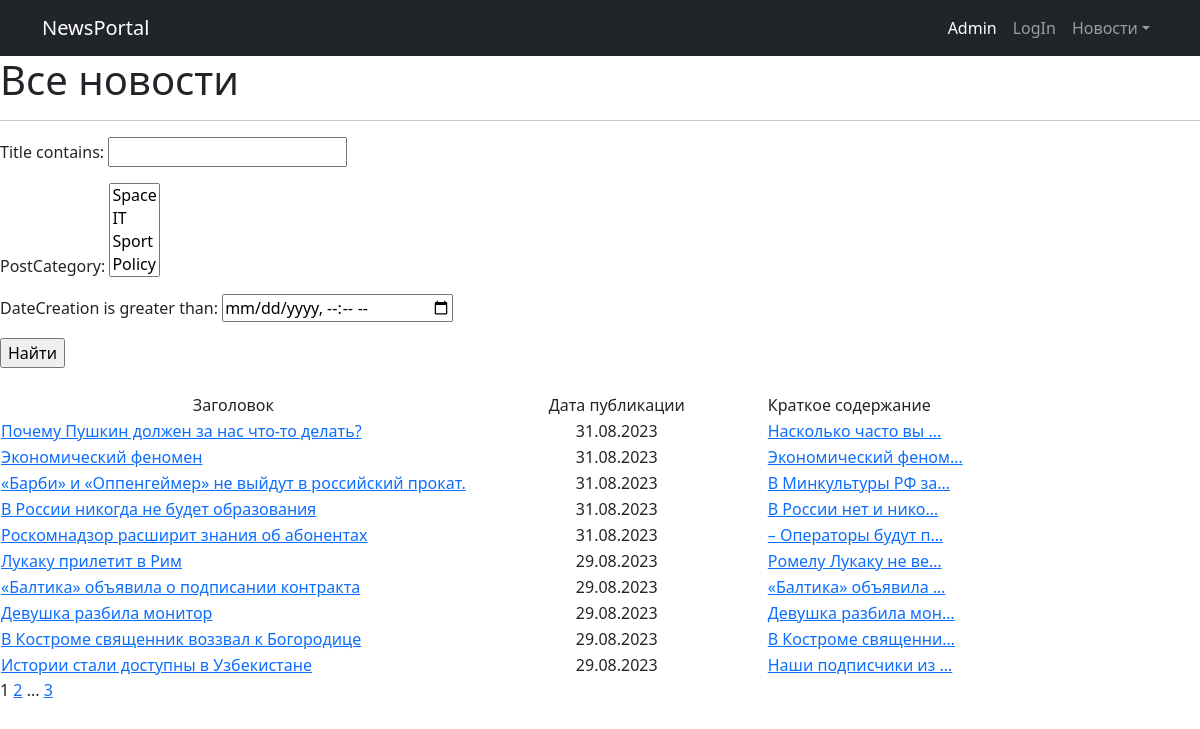
The app's page /, older data.
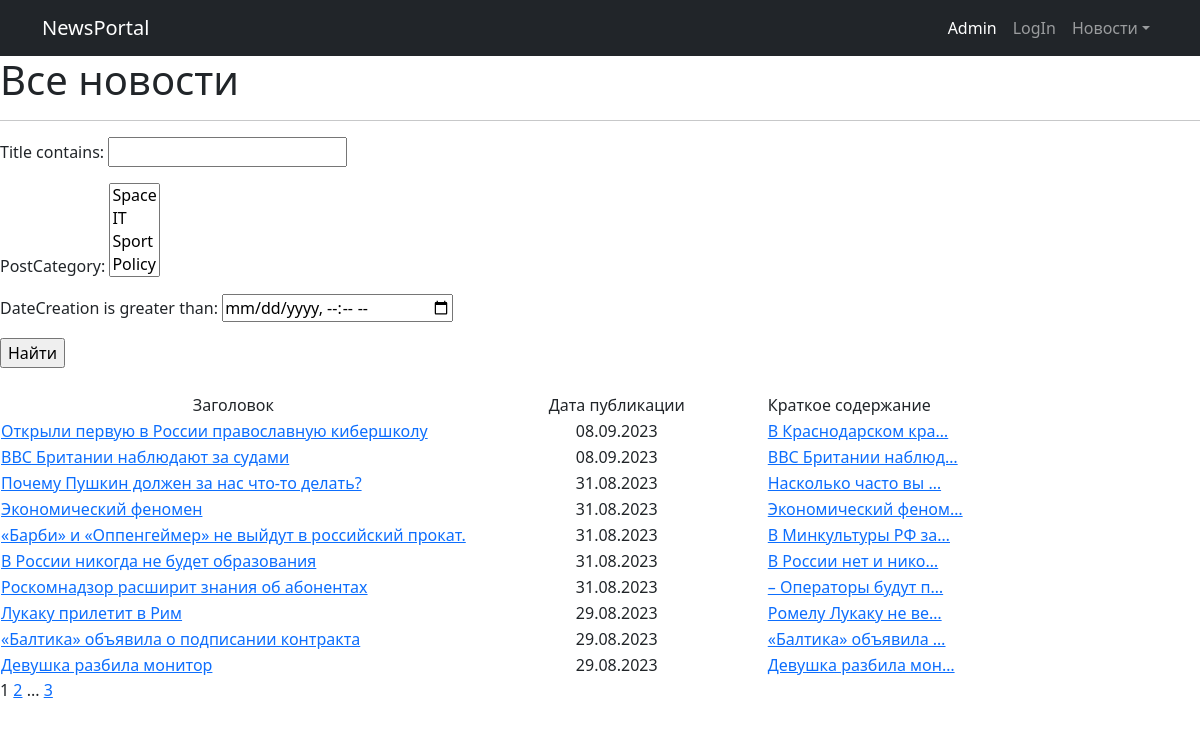
The same page, newer data.
### News/models.py (models this page shows, shortened)
class Post(models.Model):
    NEWS = 'NW'
    ARTICLE = 'AR'
    CATEGORY_CHOICES = (
        (NEWS, "Новость"),
        (ARTICLE, 'Статья'),
    )
    dateCreation = models.DateTimeField(auto_now_add=True)
    categoryType = models.CharField(max_length=2, choices=CATEGORY_CHOICES, default=ARTICLE)
    author = models.ForeignKey(Author, on_delete=models.CASCADE, related_name='posts')
    postCategory = models.ManyToManyField(Category, through='PostCategory')
    title = models.CharField(max_length=128)
    text = models.TextField()
    rating = models.SmallIntegerField(default=0)
    class Meta:
        verbose_name = 'Публикация'
        verbose_name_plural = 'Публикации'

### News/views.py (the view)
# urls.py: path('', cache_page(60)(PostList.as_view()), name='posts_list'),
class PostList(ListView):
    model = Post
    ordering = '-dateCreation'
    template_name = 'news/all_news.html'
    context_object_name = 'all_news'
    paginate_by = 10
    def get_queryset(self):
        queryset = super().get_queryset()
        self.filterset = NewsFilter(self.request.GET, queryset)
        return self.filterset.qs
    def get_context_data(self, **kwargs):
        context = super().get_context_data(**kwargs)
        context['filterset'] = self.filterset
        return context

### News/context_processors.py (called while the page is built)
def news_for_header(request):
    return {
        'news_for_header': Post.objects.order_by('-dateCreation')
    }

### News/models.py (called while the page is built)
    def __str__(self):
        return self.name

### News/templatetags/custom_filters.py (called while the page is built)
@register.filter()
def censorship(value):
    words = value.split()  # Разделяем текст на слова
    censored_words = []
    for word in words:
        if word.lower() in censor_words:  # для проверки приводим к нижнему регистру
            censored_words.append('*' * len(word))
        else:
            censored_words.append(word)
    return ' '.join(censored_words)  # Собираем обратно в текст

### News/templatetags/custom_tags.py (called while the page is built)
@register.simple_tag(takes_context=True)
def url_replace(context, **kwargs):
    d = context['request'].GET.copy()
    for k, v in kwargs.items():
        d[k] = v
    return d.urlencode()

### templates/news/all_news.html (shortened to what this page needs)
{% extends 'flatpages/default.html' %}
{% load custom_filters %}
{% load custom_tags %}
{% block content %}
	<h1>Все новости</h1>
	<hr>
	<form action="" method="get">
		{{ filterset.form.as_p }}
		<input type="submit" value="Найти"/>
	</form>
	{% if all_news %}
		<br/>
		<table>
			<tr>
				<td style="text-align: center;">Заголовок</td>
				<td style="text-align: center; width: 300px;">Дата публикации</td>
				<td style="width: 300px;">Краткое содержание</td>
			</tr>
			{% for one_news in all_news %}
				<tr>
					<td><a href="/news/{{ one_news.pk }}">{{ one_news.title|censorship }}</td>
					<td style="text-align: center; width: 300px;">{{ one_news.dateCreation|date:'d.m.Y' }}</td>
					<td style="width: 300px;"><a
						href="/news/{{ one_news.pk }}">{{ one_news.text|truncatechars:20|censorship }}</td>
					<td>
					</td>
				</tr>
			{% endfor %}
		</table>
	{% else %}
		<h2>Новостей нет!</h2>
	{% endif %}
	{{ page_obj.number }}
	{% if page_obj.has_next %}
		<a href="?{% url_replace page=page_obj.next_page_number %}">{{ page_obj.next_page_number }}</a>
		{% if paginator.num_pages != page_obj.next_page_number %}
			...
			<a href="?{% url_replace page=page_obj.paginator.num_pages %}">{{ page_obj.paginator.num_pages }}</a>
		{% endif %}
	{% endif %}
{% endblock content %}

### templates/flatpages/default.html (shortened to what this page needs)
<!DOCTYPE html>
{% load static %}
{% load cache %}
<html lang="en">
<head>
	<link href={% static 'css/styles.css' %} rel="stylesheet"/>
</head>
<body>
<nav class="navbar navbar-expand-lg navbar-dark bg-dark">
	<div class="container">
		{% cache 300 newsportal %}
		<a class="navbar-brand" href="/news/">NewsPortal</a>
		<div class="collapse navbar-collapse" id="navbarSupportedContent">
		{% endcache %}
			<ul class="navbar-nav ms-auto mb-2 mb-lg-0">
				<li class="nav-item"><a class="nav-link active" aria-current="page" href="/admin/">Admin</a>
				</li>
				{% if user.is_authenticated %}
					<li class="nav-item"><a class="nav-link" href="/accounts/logout/">LogOut</a></li>{% else %}
					<li class="nav-item"><a class="nav-link" href="/accounts/login/">LogIn</a></li>{% endif %}
				{% cache 300 dropdown %}
				<li class="nav-item dropdown">
					<a class="nav-link dropdown-toggle" id="navbarDropdown" href="#" role="button"
					   data-bs-toggle="dropdown" aria-expanded="false">Новости</a>
				</li>
				{% endcache %}
			</ul>
		</div>
	</div>
</nav>
{% block content %}{% endblock content %}
</body>
</html>

Row changes from the older to the newer data that the page shows:
no longer on this page (row unchanged): Post: title|censorship "В Костроме священник воззвал к Богородице", dateCreation "29.08.2023", text|censorship "В Костроме священни…"
no longer on this page (row unchanged): Post: title|censorship "Истории стали доступны в Узбекистане", dateCreation "29.08.2023", text|censorship "Наши подписчики из …"
added Post: title|censorship "Открыли первую в России православную кибершколу", dateCreation "08.09.2023", text|censorship "В Краснодарском кра…"
added Post: title|censorship "ВВС Британии наблюдают за судами", dateCreation "08.09.2023", text|censorship "ВВС Британии наблюд…"
